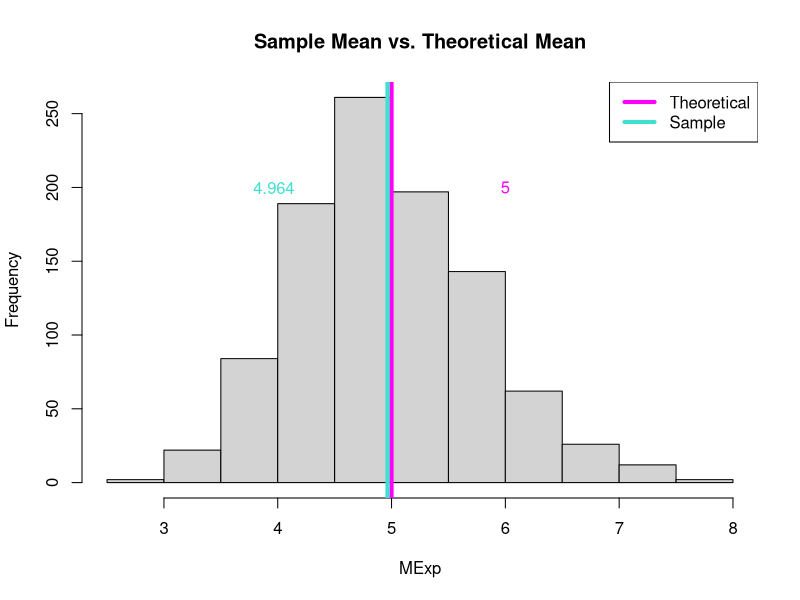
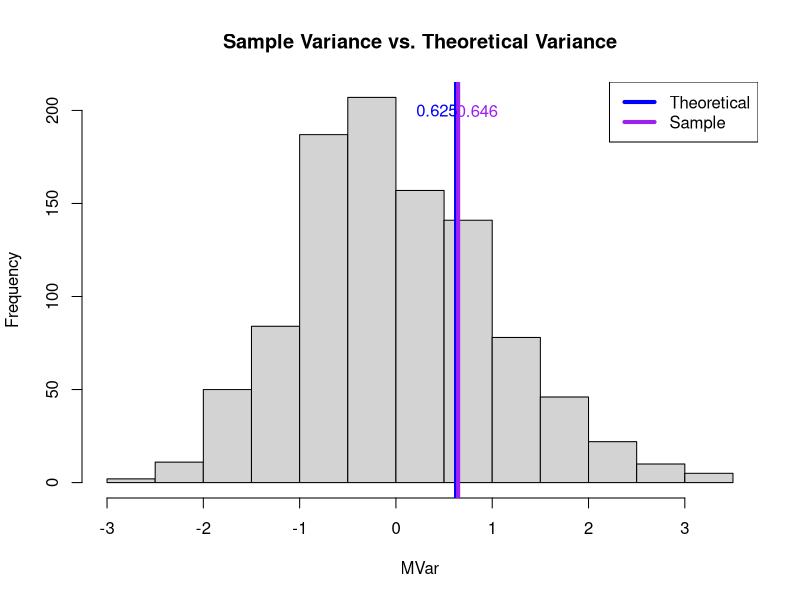
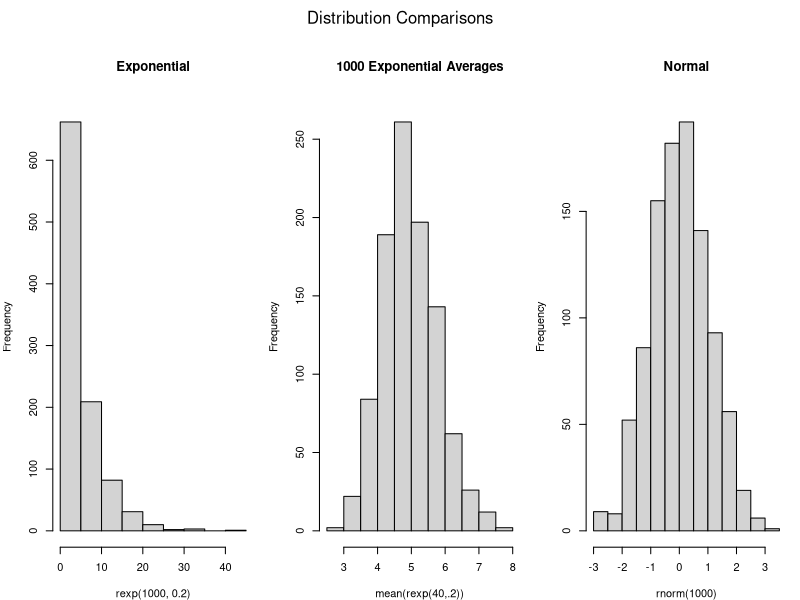

The R script that drew these images, in order:
## ---- chunk 1
MExp = NULL
set.seed(33)
for (i in 1:1000) MExp = c(MExp, mean(rexp(40,0.2)))
## ---- chunk 2
hist(MExp, main = "Sample Mean vs. Theoretical Mean")
abline(v = 1/0.2, col = "magenta", lwd = 4)
abline(v = mean(MExp), col = "turquoise", lwd = 4)
legend("topright", lty = 1, lwd = 4, col = c("magenta", "turquoise"), legend = c("Theoretical", "Sample"))
text((1/.2)+1, 200, labels = 1/.2, col = "magenta", lwd = 4)
text(mean(MExp)-1, 200, labels = round(mean(MExp),3), col = "turquoise", lwd = 4)
## ---- chunk 3
MVar = NULL
set.seed(33)
for (i in 1:1000) MVar = c(MVar, (MExp[i]-mean(MExp))*sqrt(40)/(1/.2))
## ---- chunk 4
hist(MVar, main = "Sample Variance vs. Theoretical Variance")
abline(v = (1/0.2^2)/40, col = "blue", lwd = 4)
abline(v = var(MExp), col = "purple", lwd = 4)
legend("topright", lty = 1, lwd = 4, col = c("blue", "purple"), legend = c("Theoretical", "Sample"))
text((1/.04)/40-.2, 200, labels = (1/.2^2)/40, col = "blue", lwd = 2)
text(var(MExp)+.2, 200, labels = round(var(MExp),3), col = "purple", lwd = 2)
## ---- chunk 5
AExp = NULL
set.seed(33)
for (i in 1:1000)
  AExp = c(AExp, mean(rexp(40,.2)))
## ---- chunk 6
par(mfrow = c(1,3), mar = c(4,4,6,1), oma = c(0,0,2,0))
hist(rexp(1000,.2), main = "Exponential")
hist(AExp, main = "1000 Exponential Averages", xlab = "mean(rexp(40,.2))")
hist(rnorm(1000), main = "Normal")
mtext("Distribution Comparisons", outer = TRUE)
